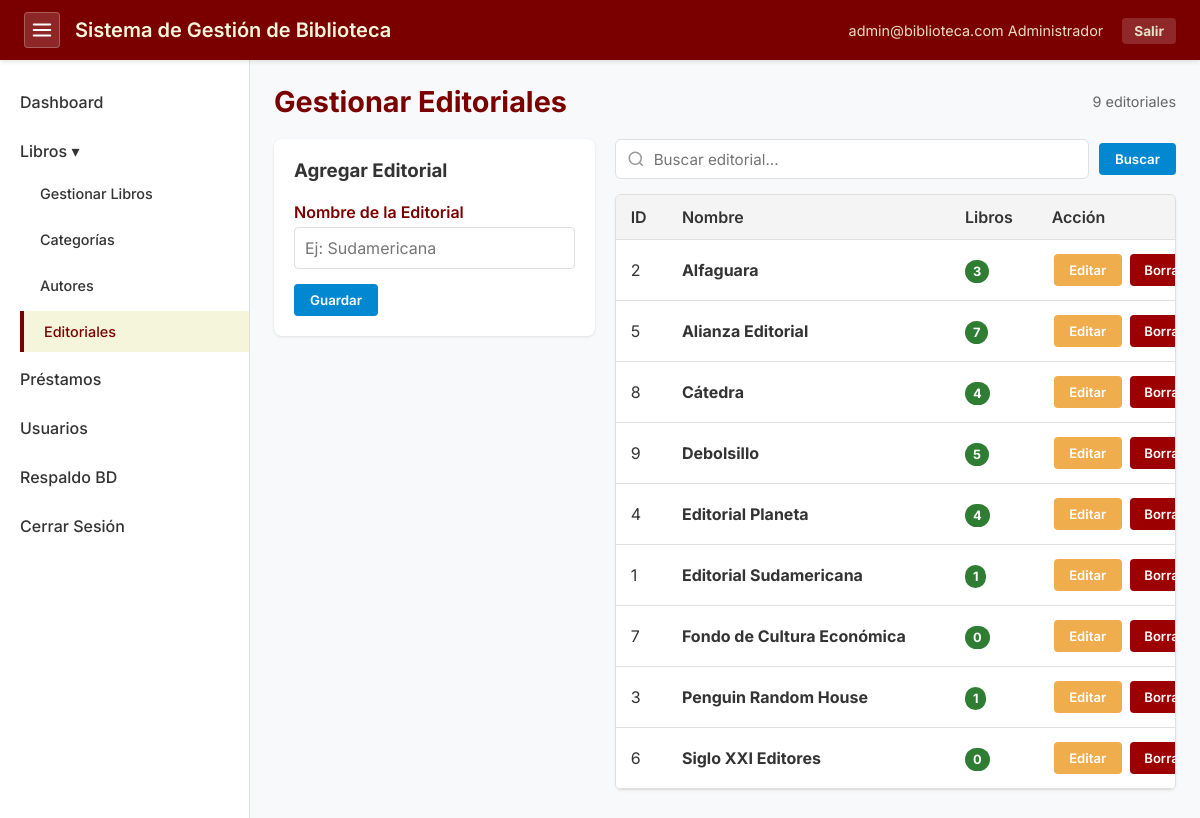
The app's page /pages/publishers.php (signed in), older data.
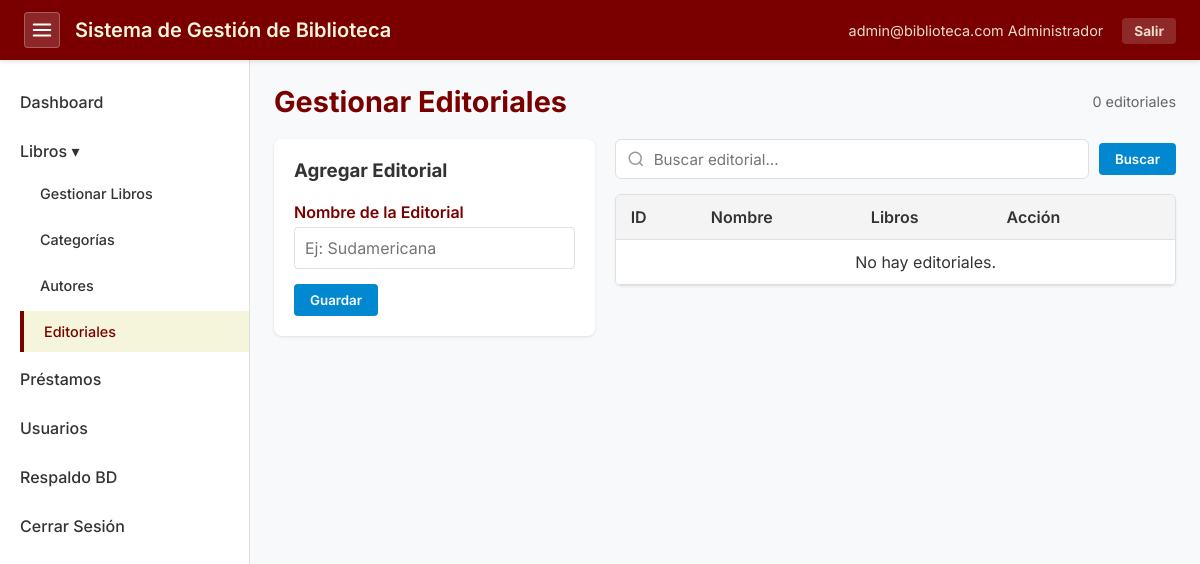
The same page, newer data.
### tables this page shows
CREATE TABLE `publishers` (
  `id` int NOT NULL AUTO_INCREMENT,
  `name` varchar(255) NOT NULL,
  `created_at` timestamp NOT NULL DEFAULT CURRENT_TIMESTAMP,
  PRIMARY KEY (`id`)
);

### pages/publishers.php (the view, shortened to what this page needs)
<?php
require_once __DIR__ . '/../config.php';
require_once __DIR__ . '/../includes/header.php';
$edit_item = null;
$search = isset($_GET['search']) ? trim($_GET['search']) : '';
$per_page = 20;
$page = isset($_GET['page']) ? max(1, intval($_GET['page'])) : 1;
$offset = ($page - 1) * $per_page;
$where = ''; $params = [];
$count_stmt = $pdo->prepare("SELECT COUNT(*) FROM publishers $where");
$count_stmt->execute($params);
$total = $count_stmt->fetchColumn();
$stmt = $pdo->prepare("SELECT * FROM publishers $where ORDER BY name ASC LIMIT $per_page OFFSET $offset");
$stmt->execute($params);
$publishers = $stmt->fetchAll();
?>
<?php require_once __DIR__ . '/../includes/sidebar.php'; ?>
<div class="content-header">
    <h2>Gestionar Editoriales</h2>
    <span id="result-count" style="color:#666;font-size:0.9rem;"><?php echo number_format($total); ?> editoriales</span>
</div>
<div class="split-layout">
    <?php if ($_SESSION['user_role'] !== 'Lector'): ?>
    <div class="form-container form-pane">
        <?php if ($edit_item): ?>
            <h3>Editar Editorial</h3>
            <p style="font-size: 0.85rem; color: #666; margin-bottom: 12px;">Modificando ID #<?php echo $edit_item['id']; ?></p>
            <form method="POST">
                <input type="hidden" name="id" value="<?php echo $edit_item['id']; ?>">
                <div class="form-group">
                    <label>Nombre de la Editorial</label>
                    <input type="text" name="name" class="form-control" value="<?php echo htmlspecialchars($edit_item['name']); ?>" required autofocus>
                </div>
                <div style="display: flex; gap: 10px;">
                    <button type="submit" name="edit_item" class="btn btn-primary" style="flex: 1;">Actualizar</button>
                    <a href="publishers.php" class="btn" style="background: #888; text-decoration: none; text-align: center;">Cancelar</a>
                </div>
            </form>
        <?php else: ?>
            <h3>Agregar Editorial</h3><br>
            <form method="POST">
                <div class="form-group">
                    <label>Nombre de la Editorial</label>
                    <input type="text" name="name" class="form-control" required placeholder="Ej: Sudamericana">
                </div>
                <button type="submit" name="add_item" class="btn btn-primary">Guardar</button>
            </form>
        <?php endif; ?>
    </div>
    <?php endif; ?>
    <div class="data-pane">
        <form method="GET" class="search-filters-bar" style="margin-bottom:15px;">
            <div class="search-input-wrapper">
                <input type="text" name="search" id="liveSearchInput" class="search-input" placeholder="Buscar editorial..." value="<?php echo htmlspecialchars($search); ?>" autocomplete="off">
            </div>
            <button type="submit" class="btn btn-primary">Buscar</button>
        </form>
        <div id="searchResults">
        <div class="table-responsive">
        <table class="data-table"><thead><tr><th>ID</th><th>Nombre</th><th>Libros</th><th style="min-width: 140px;">Acción</th></tr></thead>
            <tbody>
                <?php foreach ($publishers as $item):
                    $bc = $pdo->prepare("SELECT COUNT(*) FROM books WHERE publisher_id = ?");
                    $bc->execute([$item['id']]); $count = $bc->fetchColumn(); ?>
                <tr <?php if ($edit_item && $edit_item['id'] == $item['id']) echo 'style="background-color: #fff9db;"'; ?>>
                    <td><?php echo $item['id']; ?></td>
                    <td><strong><?php echo htmlspecialchars($item['name']); ?></strong></td>
                    <td><span class="status-badge status-available"><?php echo $count; ?></span></td>
                    <?php if ($_SESSION['user_role'] !== 'Lector'): ?>
                    <td>
                        <a href="publishers.php?edit=<?php echo $item['id']; ?>" class="btn btn-edit" style="margin-right: 5px;">Editar</a>
                        <a href="publishers.php?delete=<?php echo $item['id']; ?>" class="btn btn-delete" onclick="return confirm('¿Borrar editorial?');">Borrar</a>
                    </td>
                    <?php else: ?><td>-</td><?php endif; ?>
                </tr>
                <?php endforeach; ?>
                <?php if (empty($publishers)): ?><tr><td colspan="4" style="text-align:center;">No hay editoriales.</td></tr><?php endif; ?>
            </tbody>
        </table>
        </div>
        </div>
    </div>
</div>
<?php require_once __DIR__ . '/../includes/footer.php'; ?>

Row changes from the older to the newer data that the page shows:
removed publishers: id "2", name "Alfaguara", count "3"
removed publishers: id "5", name "Alianza Editorial", count "7"
removed publishers: id "8", name "Cátedra", count "4"
removed publishers: id "9", name "Debolsillo", count "5"
removed publishers: id "4", name "Editorial Planeta", count "4"
removed publishers: id "1", name "Editorial Sudamericana", count "1"
removed publishers: id "7", name "Fondo de Cultura Económica", count "0"
removed publishers: id "3", name "Penguin Random House", count "1"
removed publishers: id "6", name "Siglo XXI Editores", count "0"
Text that changed along with them:
$total: "9" → "0"
text now shown: "No hay editoriales."
